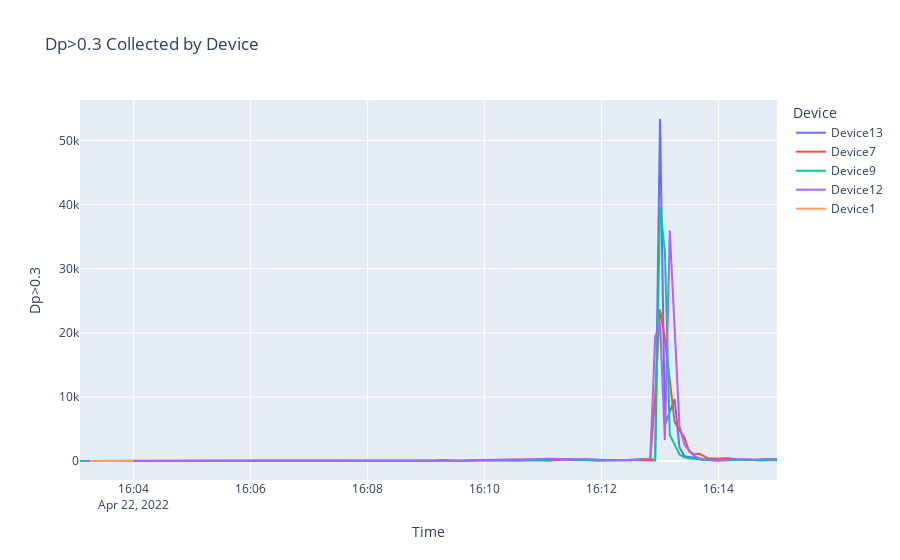

This figure's notebook cell:
### Code cell
lineplt_by_time = plot_line_chart(df=data_in_time_range, x='Datetime_round', y='Dp>0.3', title='Dp>0.3 Collected by Device')
lineplt_by_time.show()
